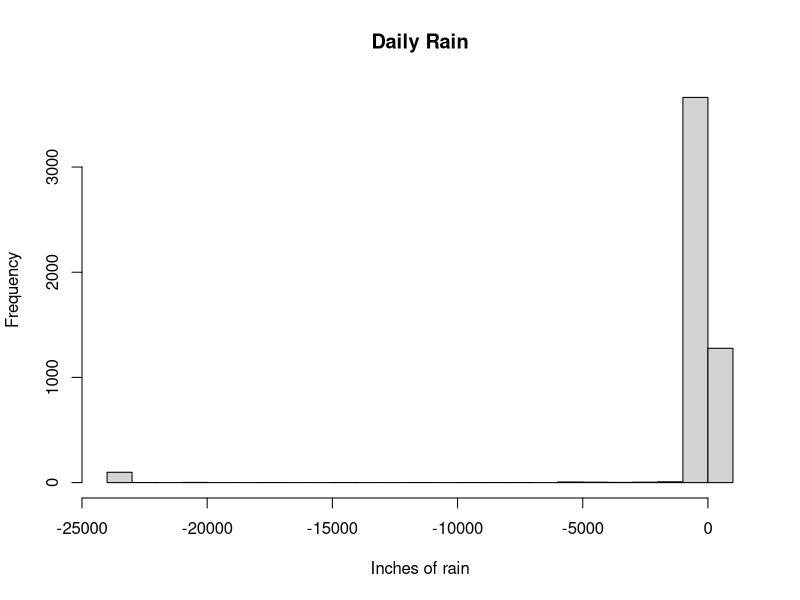
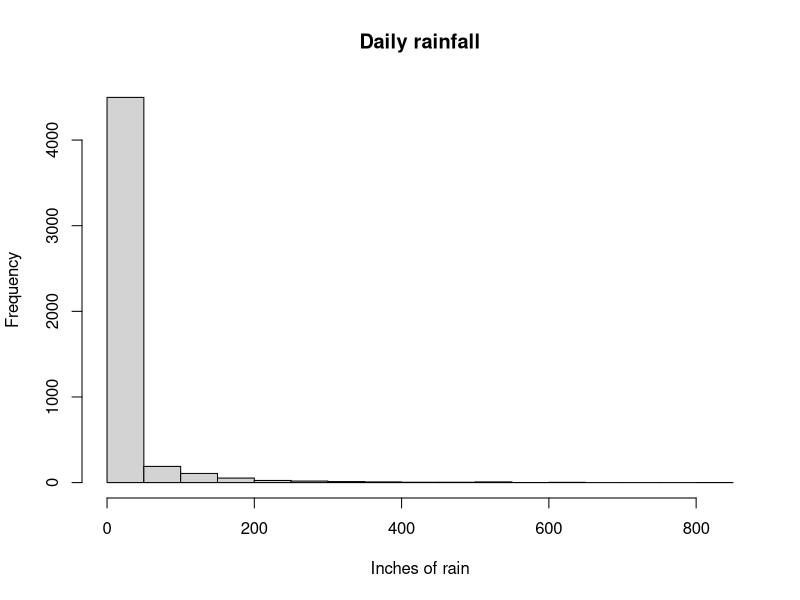
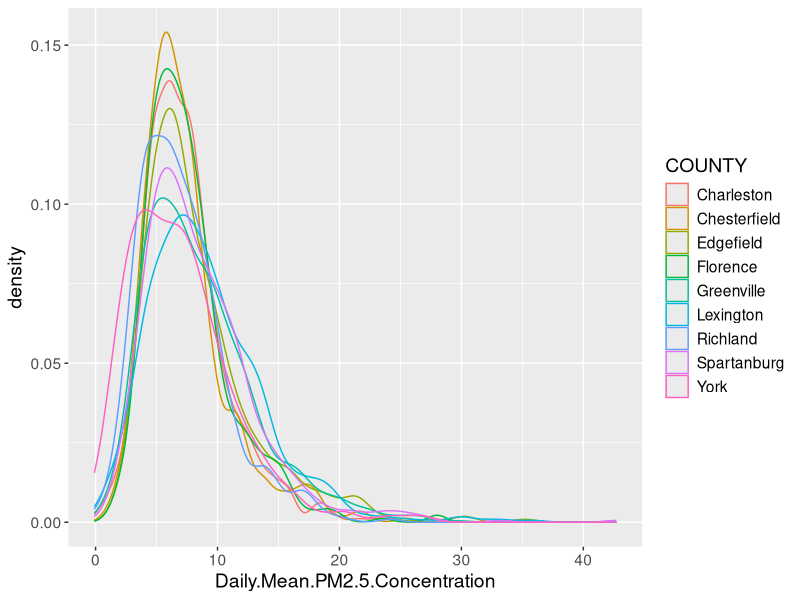
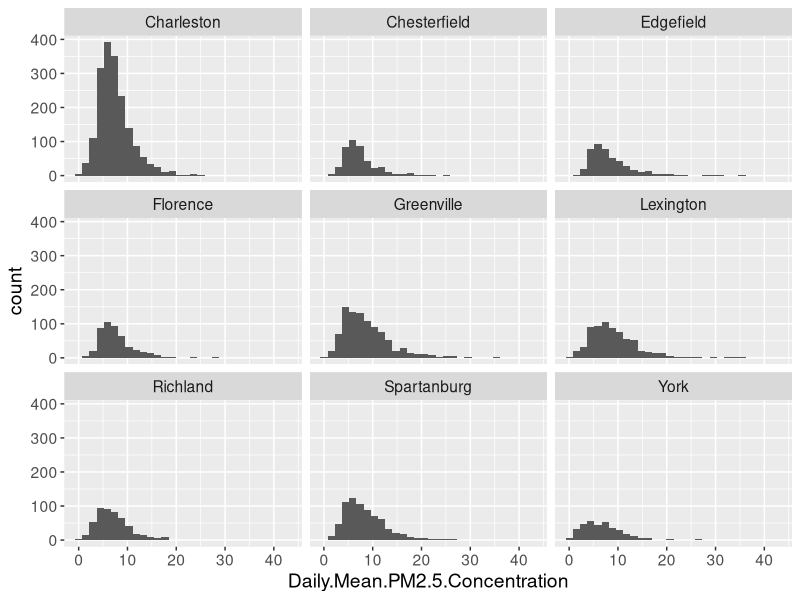
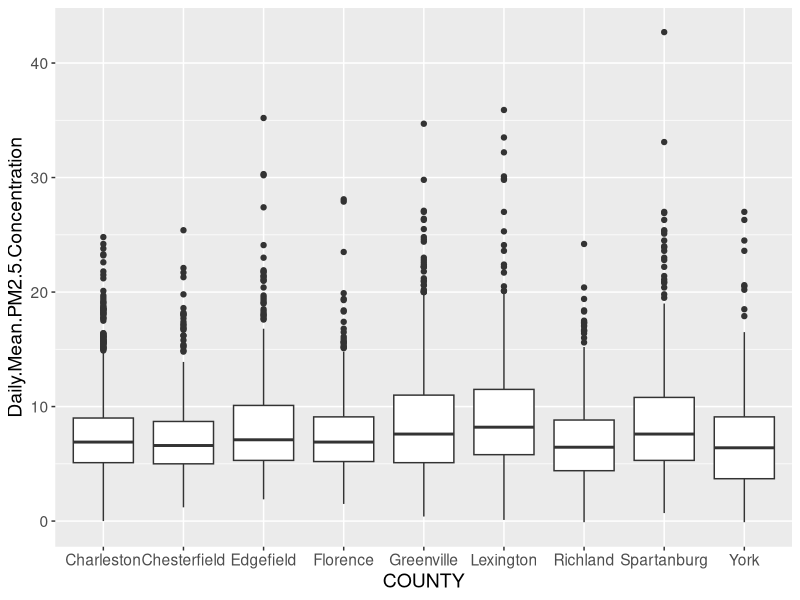
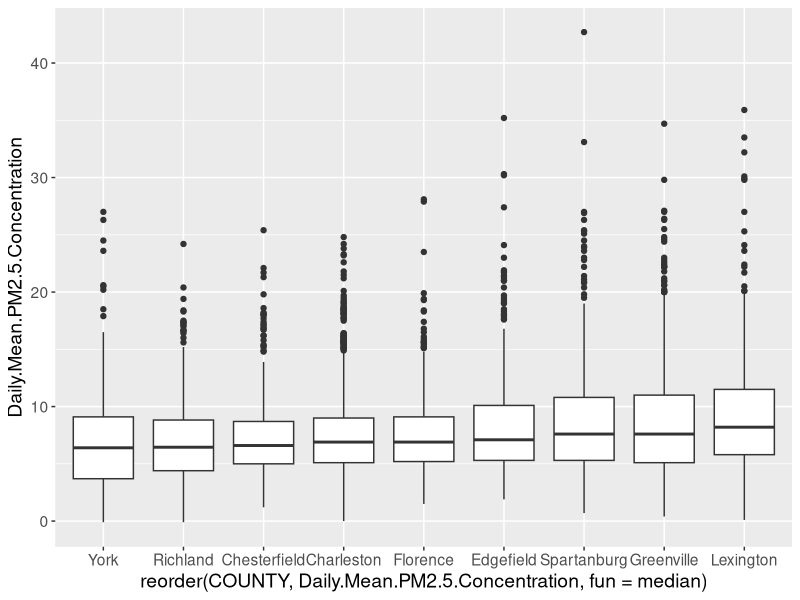
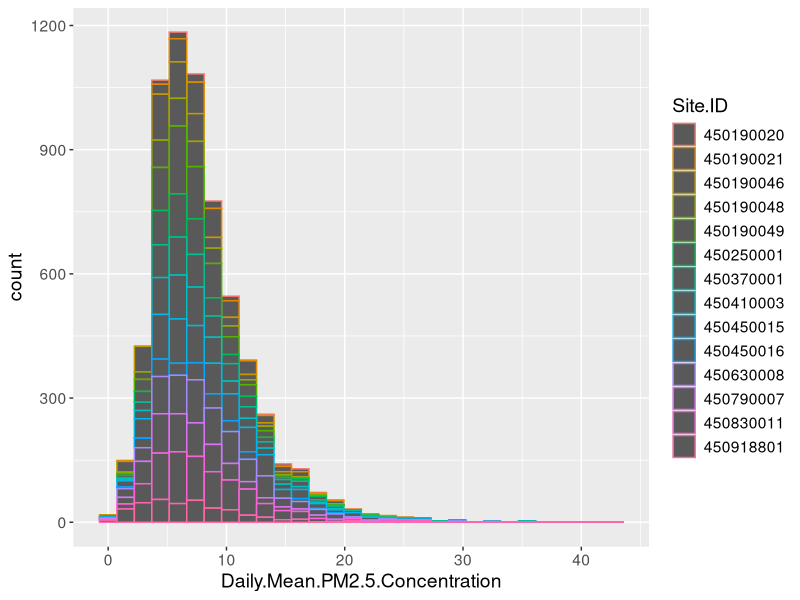
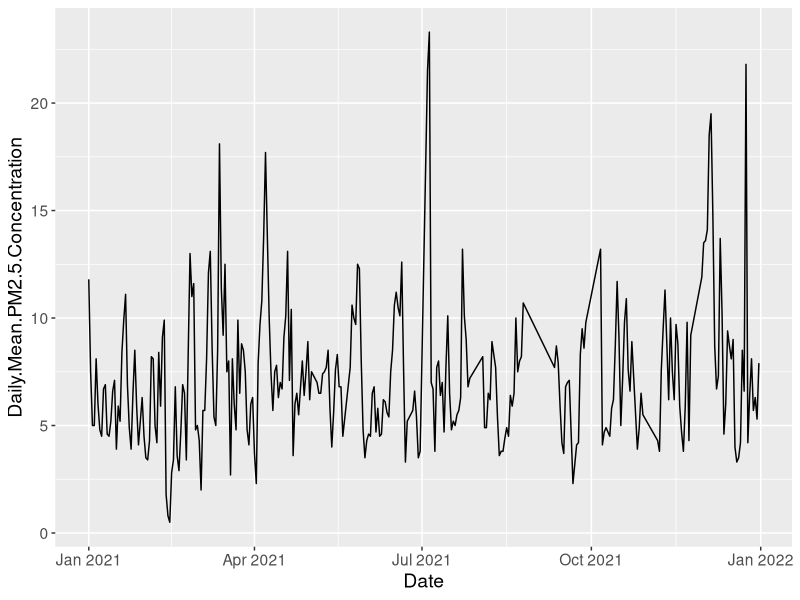

Reproduce these figures in R, in order.
## ---- chunk 1
knitr::opts_chunk$set(echo = TRUE)
## ---- chunk 2
sessionInfo()
## ---- chunk 3
getwd()
## ---- chunk 4
rain.df <- read.table("rnf6080.dat")
head(rain.df)
## ---- chunk 5
nrow(rain.df)
ncol(rain.df)
## ---- chunk 6
colnames(rain.df)
## ---- chunk 7
rain.df[2,4]
## ---- chunk 8
rain.df[2,]
## ---- chunk 9
names(rain.df) <- c("year","month","day",seq(0,23))

#head(rain.df)
#tail(rain.df)
#rain.df[20,]
## ---- chunk 10
rain.df$daily <- apply(rain.df[,c(4:27)], 1, function(x) sum(x))
## ---- chunk 11
hist(rain.df[,28], breaks=25, xlab ="Inches of rain", main = "Daily Rain")
## ---- chunk 12
rain.df.fixed <- rain.df
is.na(rain.df.fixed) <- rain.df.fixed < 0
## ---- chunk 13
hist(rain.df.fixed[,28], breaks = 25, xlab = "Inches of rain" , main = "Daily rainfall")
## ---- chunk 14
#vector1 <- c("5", "12", "7", "32")
#max(vector1)
#sort(vector1)
#sum(vector1)
## ---- chunk 15
#y <- c("5",7,12)
#y[2] + y[3]
## ---- chunk 16
z <- data.frame(z1="5",z2=7,z3=12)
z[1,2] + z[1,3]
## ---- chunk 17
mysolver <- function(A,b) {
  X <- solve(A,b)
  return (X)
}
## ---- chunk 18
n = 100
set.seed(123)
A = rWishart(1, 150, diag(n))[ , ,1]
b = rnorm(n,1)
mysolver(A,b)
## ---- chunk 19
data <- read.csv("AQSdata.csv")
## ---- chunk 20
library(ggplot2)

ggplot(data, aes(x = Daily.Mean.PM2.5.Concentration, colour = COUNTY)) + geom_density() + theme(text = element_text(size = 14)) 
## ---- chunk 21
ggplot(data, aes(x = Daily.Mean.PM2.5.Concentration)) + geom_histogram() + facet_wrap('COUNTY') + theme(text = element_text(size = 14)) 
## ---- chunk 22
ggplot(data, aes(x = COUNTY, y = Daily.Mean.PM2.5.Concentration)) + geom_boxplot() + theme(text = element_text(size = 14)) 
## ---- chunk 23
ggplot(data, aes(x =reorder(COUNTY, Daily.Mean.PM2.5.Concentration, fun = median), y = Daily.Mean.PM2.5.Concentration)) + geom_boxplot() + theme(text = element_text(size = 14)) 
## ---- chunk 24
data[,"Site.ID"] <- as.factor(as.numeric(data[, "Site.ID"]))
ggplot(data, aes(x= Daily.Mean.PM2.5.Concentration, color = Site.ID)) + geom_histogram() + theme(text = element_text(size = 14)) 
## ---- chunk 25
library(tidyverse)
new_data_3=read.csv("AQSdata.csv")
new_data_3$Date<-as.Date(new_data_3$Date,format="%m/%d/%Y")
ggplot(filter(new_data_3, Site.ID == "450190048"), aes(Date,Daily.Mean.PM2.5.Concentration)) + geom_line() + theme(text = element_text(size = 14)) 
## ---- chunk 26
new_data_3=read.csv("AQSdata.csv")
new_data_3$Date<-as.Date(new_data_3$Date,format="%m/%d/%Y")
ggplot(new_data_3, aes(Date,Daily.Mean.PM2.5.Concentration,color=Site.ID))+geom_line() + theme(text = element_text(size = 14)) 
## ---- chunk 27
ggplot(new_data_3, aes(x= Date, y=Daily.Mean.PM2.5.Concentration, col = Site.ID, group = 1)) + geom_line() + facet_wrap(. ~ Site.Name, ncol = 2) + theme(text = element_text(size = 14)) 
## ---- chunk 28
ggplot(new_data_3, aes(x=Date, y=Daily.Mean.PM2.5.Concentration, col=Site.Name, group = 1)) + geom_line() + theme(axis.text.x = element_text(angle = 45, vjust = 0.5, hjust=1)) + theme(text = element_text(size = 14)) 
ggplot(new_data_3, aes(x=Date, y=Daily.Mean.PM2.5.Concentration, col=Site.Name, group = 1)) + geom_line() + facet_wrap(. ~ Site.Name, ncol=2 ) + theme(axis.text.x = element_text(angle = 45, vjust = 0.5, hjust=1)) + theme(text = element_text(size = 14)) 
## ---- chunk 29
library(dplyr)

new_data1 <- filter(data, COUNTY == 'Greenville')
head(new_data1)

## ---- chunk 30
new_data2 <- filter(data, COUNTY == 'Greenville' & Date > '08-01-2021' & Date < '09-01-2021')

head(new_data2)
## ---- chunk 31
new_data <- filter(data, COUNTY == 'Greenville' & Date > '08-01-2021' & Date < '09-01-2021')

head(new_data)

# head(select(new_data, Daily.Mean.PM2.5.Concentration, Date, SITE_LATITUDE, SITE_LONGITUDE))
## ---- chunk 32
library(ggpubr)

plot1 <- ggplot(data, aes(Daily.Mean.PM2.5.Concentration,SITE_LATITUDE)) +geom_point() + theme(text = element_text(size = 14)) 

plot2 <- ggplot(data, aes(Daily.Mean.PM2.5.Concentration,SITE_LONGITUDE)) +geom_point() + theme(text = element_text(size = 14)) 

ggarrange(plot1, plot2, ncol = 2, nrow = 1)
